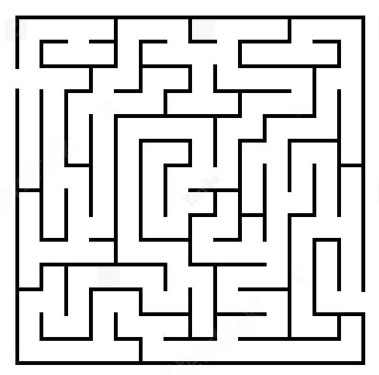
#> input picture astar_cocotb/map.jpg, 379 x 375 px, given in place of map2.jpg, which was not available
$ python map_generate.py
#> lines starting #> are read from the running program, lines starting #| are printed output that depends on the picture; after the words box and inside, x2 and y2 are one past the last pixel; in counts of white or black regions, pixels touching at a corner belong together
import math
import time
import random
from PIL import Image
import numpy as np # Not installed by default
import os.path as osp


def print_2d_array(array):
    # 打印开头的双花括号
    print("{{")
    # 迭代每一行
    for i, row in enumerate(array):
        # 打印行的开头花括号
        print("    {", end="")
        # 打印行的每一个元素
        for j, val in enumerate(row):
            if j < len(row) - 1:
                # 元素之间用逗号分隔
                print(f"{val}, ", end="")
            else:
                # 行末尾的元素后不加逗号和空格
                print(f"{val}", end="")
        # 打印行的结尾花括号
        if i < len(array) - 1:
            print("},")
        else:
            print("}")
    # 打印结尾的双花括号
    print("}};")


set_user_path = '/homes/stshao'  # + os.getlogin()
work_dir_path = osp.join(set_user_path, 'ee478/ee478-path-planning-accelerator')
img_name = 'map2.jpg'
img_path = osp.join(work_dir_path, ('astar_cocotb/' + img_name))
img_name = img_path.split('/')[-1].split('.')[0]
img = Image.open(img_path).resize((32, 32))
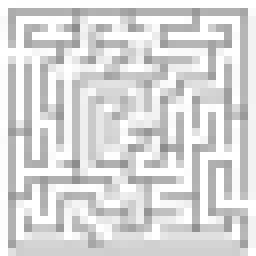
#> img: PIL image 32x32 RGB (shown 8 times larger); min 138, max 255, mean 216.4
# 將圖片轉換為灰度模式
gray_img = img.convert('L')
# 將灰度圖片轉換為 NumPy 陣列
gray_array = np.array(gray_img)
# 定義閾值，大於此值的設為 1，否則設為 0
threshold = 128
bw_array = np.where(gray_array > threshold, 0, 1)
#> bw_array: shape (32, 32) int64; every value is 0
# bw_array = bw_array[::-1,::-1]
# print(bw_array)
print_2d_array(bw_array)
#> the loop in print_2d_array, `for i, row in enumerate(array):` made 32 passes
#|     {0, 0, 0, 0, 0, 0, 0, 0, 0, 0, 0, 0, 0, 0, 0, 0, 0, 0, 0, 0, 0, 0, 0, 0, 0, 0, 0, 0, 0, 0, 0, 0},
#|     {0, 0, 0, 0, 0, 0, 0, 0, 0, 0, 0, 0, 0, 0, 0, 0, 0, 0, 0, 0, 0, 0, 0, 0, 0, 0, 0, 0, 0, 0, 0, 0},
#|     {0, 0, 0, 0, 0, 0, 0, 0, 0, 0, 0, 0, 0, 0, 0, 0, 0, 0, 0, 0, 0, 0, 0, 0, 0, 0, 0, 0, 0, 0, 0, 0},
#|     {0, 0, 0, 0, 0, 0, 0, 0, 0, 0, 0, 0, 0, 0, 0, 0, 0, 0, 0, 0, 0, 0, 0, 0, 0, 0, 0, 0, 0, 0, 0, 0},
#|     {0, 0, 0, 0, 0, 0, 0, 0, 0, 0, 0, 0, 0, 0, 0, 0, 0, 0, 0, 0, 0, 0, 0, 0, 0, 0, 0, 0, 0, 0, 0, 0},
#|     {0, 0, 0, 0, 0, 0, 0, 0, 0, 0, 0, 0, 0, 0, 0, 0, 0, 0, 0, 0, 0, 0, 0, 0, 0, 0, 0, 0, 0, 0, 0, 0},
#|     {0, 0, 0, 0, 0, 0, 0, 0, 0, 0, 0, 0, 0, 0, 0, 0, 0, 0, 0, 0, 0, 0, 0, 0, 0, 0, 0, 0, 0, 0, 0, 0},
#|     {0, 0, 0, 0, 0, 0, 0, 0, 0, 0, 0, 0, 0, 0, 0, 0, 0, 0, 0, 0, 0, 0, 0, 0, 0, 0, 0, 0, 0, 0, 0, 0},
#> (further printed lines are left out)
# [4 lines of commented-out code are left out]

$ run again, on bsg_cgol/py/debug/image.bmp
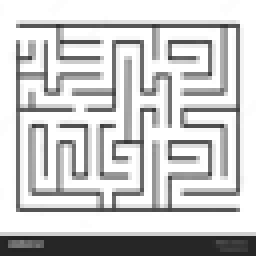
#> input picture bsg_cgol/py/debug/image.bmp, 64 x 64 px, given in place of map2.jpg, which was not available (shown 4 times larger)
#> `img = Image.open(img_path).resize((32, 32))`:
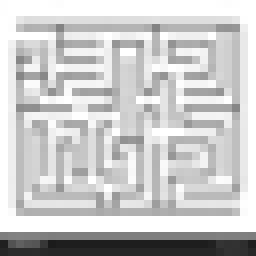
#> img: PIL image 32x32 L (shown 8 times larger); min 27, max 255, mean 202.4
#> `bw_array = np.where(gray_array > threshold, 0, 1)`:
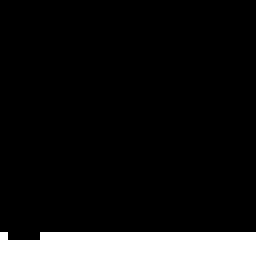
#> bw_array: shape (32, 32) int64 (shown 8 times larger); values 0 (black) and 1 (white), 9% white; 1 white region, box (x1, y1, x2, y2) and area: (0, 29, 32, 32) 92
#> the loop in print_2d_array, `for i, row in enumerate(array):` made 32 passes
#|     {0, 0, 0, 0, 0, 0, 0, 0, 0, 0, 0, 0, 0, 0, 0, 0, 0, 0, 0, 0, 0, 0, 0, 0, 0, 0, 0, 0, 0, 0, 0, 0},
#|     {0, 0, 0, 0, 0, 0, 0, 0, 0, 0, 0, 0, 0, 0, 0, 0, 0, 0, 0, 0, 0, 0, 0, 0, 0, 0, 0, 0, 0, 0, 0, 0},
#|     {0, 0, 0, 0, 0, 0, 0, 0, 0, 0, 0, 0, 0, 0, 0, 0, 0, 0, 0, 0, 0, 0, 0, 0, 0, 0, 0, 0, 0, 0, 0, 0},
#|     {0, 0, 0, 0, 0, 0, 0, 0, 0, 0, 0, 0, 0, 0, 0, 0, 0, 0, 0, 0, 0, 0, 0, 0, 0, 0, 0, 0, 0, 0, 0, 0},
#|     {0, 0, 0, 0, 0, 0, 0, 0, 0, 0, 0, 0, 0, 0, 0, 0, 0, 0, 0, 0, 0, 0, 0, 0, 0, 0, 0, 0, 0, 0, 0, 0},
#> (further printed lines are left out)
